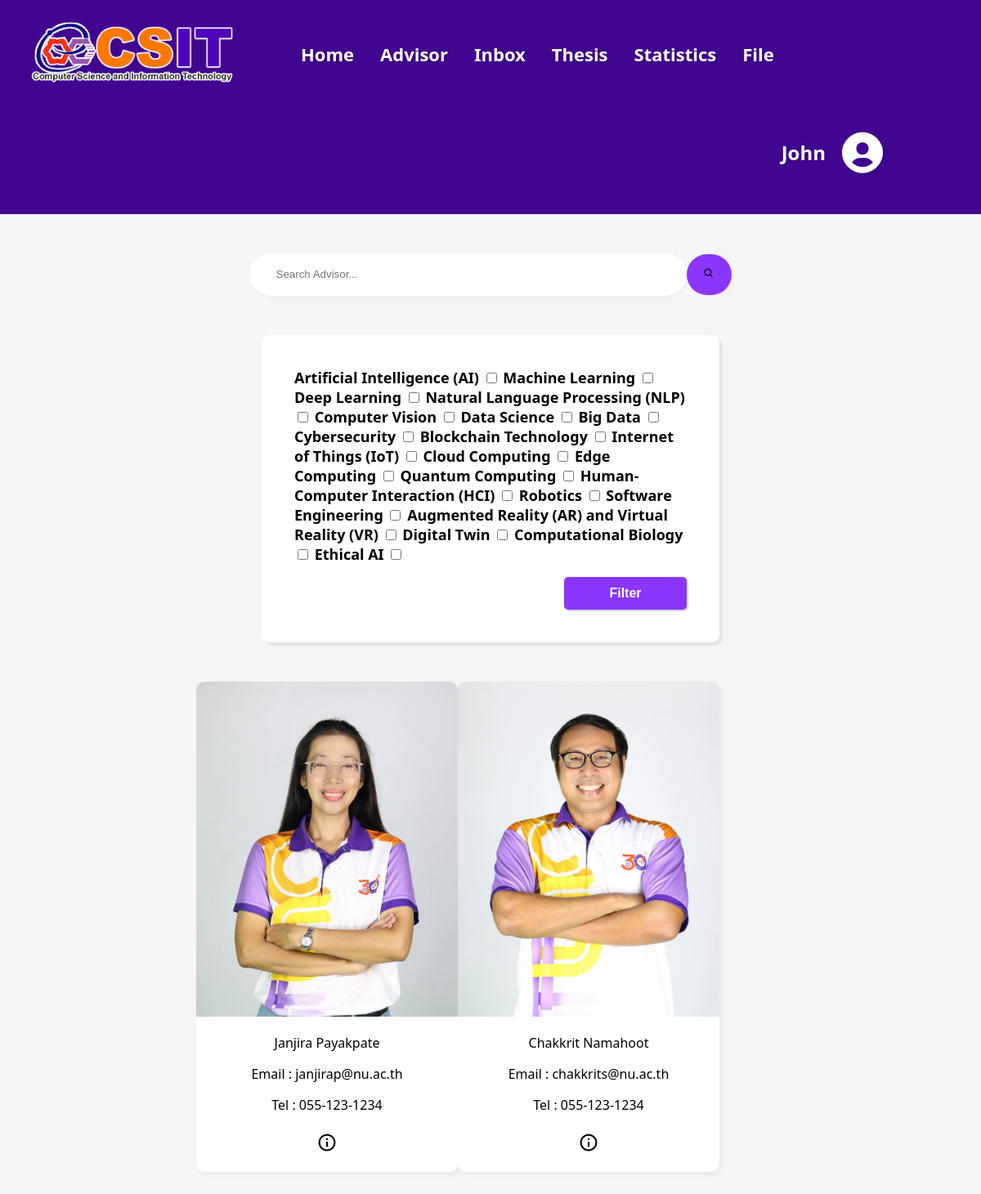
The page /advisor (signed in) on the database its author committed.
### tables this page shows
CREATE TABLE `advisor_profile` (
  `id` int(11) NOT NULL,
  `advisor_id` varchar(50) NOT NULL,
  `expertise` longtext NOT NULL CHECK (json_valid(`expertise`)),
  `interests` text NOT NULL,
  `img` text NOT NULL
);

CREATE TABLE `advisor` (
  `id` varchar(50) NOT NULL,
  `first_name` varchar(100) NOT NULL,
  `last_name` varchar(100) NOT NULL,
  `tel` varchar(15) NOT NULL,
  `email` varchar(255) NOT NULL
);

### advisor/index.php (the view, shortened to what this page needs)
<?php
    require('../server.php');
    $search_query = "";
?>
<!DOCTYPE html>
<html lang="en">
<head>
    <link rel="stylesheet" href="style.css">
    <link href='https://unpkg.com/boxicons@2.1.4/css/boxicons.min.css' rel='stylesheet'>
</head>
<body>
    <nav>
        <div class="logo">
            <img src="../CSIT.png" alt="" width="250px">
        </div>
        <ul>
            <li><a href="/AdvisorHub/home">Home</a></li>
            <li><a href='/AdvisorHub/advisor'>Advisor</a></li>
            <li><a href='/AdvisorHub/inbox'>Inbox</a></li>
            <li><a href='/AdvisorHub/thesis/thesis.php'>Thesis</a></li>
            <li><a href='/AdvisorHub/statistics'>Statistics</a></li>
            <li><a href='/AdvisorHub/thesis_resource_list/thesis_resource_list.php'>File</a></li>
        </ul>
        <div class="userProfile">
            <?php
                if(isset($_SESSION['username'])){
                    echo '<h2>'.$_SESSION['username'].'<h2/>';
                    echo "<i class='bx bxs-user-circle' ></i>";
                }
            ?>
        </div>
    </nav>
    <form action="" method="post">
        <div class="search">
            <input type="text" name="search" placeholder="Search Advisor..." value="<?php echo htmlspecialchars($search_query); ?>">
            <button><i class='bx bx-search'></i></button>
        </div>
    </form>
    <div class="filter-wrap">
        <form method='post' class='filter-container'>
        <label for='ai'>Artificial Intelligence (AI)</label>
        <input type='checkbox' id='ai' class='filter-checkbox' name='expertise[]' value='Artificial Intelligence (AI)'>
        <label for='ml'>Machine Learning</label>
        <input type='checkbox' id='ml' class='filter-checkbox' name='expertise[]' value='Machine Learning'>
        <label for='dl'>Deep Learning</label>
        <input type='checkbox' id='dl' class='filter-checkbox' name='expertise[]' value='Deep Learning'>
        <label for='nlp'>Natural Language Processing (NLP)</label>
        <input type='checkbox' id='nlp' class='filter-checkbox' name='expertise[]' value='Natural Language Processing (NLP)'>
        <label for='cv'>Computer Vision</label>
        <input type='checkbox' id='cv' class='filter-checkbox' name='expertise[]' value='Computer Vision'>
        <label for='ds'>Data Science</label>
        <input type='checkbox' id='ds' class='filter-checkbox' name='expertise[]' value='Data Science'>
        <label for='bigdata'>Big Data</label>
        <input type='checkbox' id='bigdata' class='filter-checkbox' name='expertise[]' value='Big Data'>
        <label for='cyber'>Cybersecurity</label>
        <input type='checkbox' id='cyber' class='filter-checkbox' name='expertise[]' value='Cybersecurity'>
        <label for='blockchain'>Blockchain Technology</label>
        <input type='checkbox' id='blockchain' class='filter-checkbox' name='expertise[]' value='Blockchain Technology'>
        <label for='iot'>Internet of Things (IoT)</label>
        <input type='checkbox' id='iot' class='filter-checkbox' name='expertise[]' value='Internet of Things (IoT)'>
        <label for='cloud'>Cloud Computing</label>
        <input type='checkbox' id='cloud' class='filter-checkbox' name='expertise[]' value='Cloud Computing'>
        <label for='edge'>Edge Computing</label>
        <input type='checkbox' id='edge' class='filter-checkbox' name='expertise[]' value='Edge Computing'>
        <label for='quantum'>Quantum Computing</label>
        <input type='checkbox' id='quantum' class='filter-checkbox' name='expertise[]' value='Quantum Computing'>
        <label for='hci'>Human-Computer Interaction (HCI)</label>
        <input type='checkbox' id='hci' class='filter-checkbox' name='expertise[]' value='Human-Computer Interaction (HCI)'>
        <label for='robotics'>Robotics</label>
        <input type='checkbox' id='robotics' class='filter-checkbox' name='expertise[]' value='Robotics'>
        <label for='software'>Software Engineering</label>
        <input type='checkbox' id='software' class='filter-checkbox' name='expertise[]' value='Software Engineering'>
        <label for='arvr'>Augmented Reality (AR) and Virtual Reality (VR)</label>
        <input type='checkbox' id='arvr' class='filter-checkbox' name='expertise[]' value='Augmented Reality (AR) and Virtual Reality (VR)'>
        <label for='digitwin'>Digital Twin</label>
        <input type='checkbox' id='digitwin' class='filter-checkbox' name='expertise[]' value='Digital Twin'>
        <label for='compbio'>Computational Biology</label>
        <input type='checkbox' id='compbio' class='filter-checkbox' name='expertise[]' value='Computational Biology'>
        <label for='ethicalai'>Ethical AI</label>
        <input type='checkbox' id='ethicalai' class='filter-checkbox' name='expertise[]' value='Ethical AI'>
        <div class="wrapFilterButton">
            <button name="filter" class="filterButton">Filter</button>
        </div>
        </form>
    </div>
    <div class="advisorList">
    <?php
        if ($search_query != ""){
            $sql = "SELECT *
                    FROM advisor a
                    JOIN advisor_profile ap ON a.id = ap.advisor_id
                    WHERE a.first_name LIKE ? OR a.last_name LIKE ? ";
            $stmt = $conn->prepare($sql);
            $search_param = "%" . $search_query . "%";
            $stmt->bind_param("ss", $search_param, $search_param);
            $stmt->execute();
            $result = $stmt->get_result();
            }
            else {
                $sql = "SELECT * FROM advisor_profile";
                $result = $conn->query($sql);
            }
            if ($result->num_rows > 0) {
                while($row = $result->fetch_assoc()){
                    $advisor_id = $row['advisor_id'];
                    $img = $row['img'];
                    $sql = "SELECT * FROM advisor WHERE id = '$advisor_id'";
                    $result_advisor = $conn->query($sql);
                    $row_advisor = $result_advisor->fetch_assoc();
                    $first_name = $row_advisor['first_name'];
                    $last_name = $row_advisor['last_name'];
                    $tel = $row_advisor['tel'];
                    $email = $row_advisor['email'];
                    echo "
                    <div class='advisorCard'>
                        <img src='$img' alt=''>
                        <div class='details'>
                            <p>$first_name $last_name</p>
                            <p>Email : $email</p>
                            <p>Tel : $tel</p>
                            <form action='../info/index.php' method='post'>
                                <button name='info' value='$advisor_id'><i class='bx bx-info-circle'></i></button>
                            </form>
                        </div>
                    </div>
                    ";
                }
            } else {
                echo "<p>No advisors found matching your search criteria.</p>";
            }
        ?>
    </div>
</body>
</html>

### advisor/style.css (style rules this page uses)
body { margin: 0; padding: 0; background-color: whitesmoke; font-family: system-ui, -apple-system, "Segoe UI", Roboto, "Helvetica Neue", Arial, "Noto Sans", sans-serif, "Apple Color Emoji", "Segoe UI Emoji", "Segoe UI Symbol", "Noto Color Emoji"; }
nav { display: flex; flex-wrap: wrap; align-items: center; background-color: #410690; padding: 10px 20px; }
nav img { margin: 1rem; }
nav ul { margin-left: 50px; display: flex; flex-wrap: wrap; justify-content: center; align-items: center; padding: 0; list-style: none; }
nav li { margin: 1rem; list-style: none; transition: .1s all ease; }
li a { text-decoration: none; color: rgb(255, 255, 255); font-weight: bold; font-size: 22px; text-shadow: 2px 2px 2px rgba(0, 0, 0, 0.115); transition: .1s all ease; }
.userProfile { color: rgb(255, 255, 255); font-family: system-ui, -apple-system, "Segoe UI", Roboto, "Helvetica Neue", Arial, "Noto Sans", sans-serif, "Apple Color Emoji", "Segoe UI Emoji", "Segoe UI Symbol", "Noto Color Emoji"; font-weight: bold; text-shadow: 2px 2px 2px rgba(0, 0, 0, 0.115); margin-left: auto; margin-right: 5rem; display: flex; justify-content: center; align-items: center; position: relative; }
.bxs-user-circle { font-size: 60px; margin: 15px; color: rgb(255, 255, 255); cursor: pointer; }
.search { display: flex; justify-content: center; align-items: center; margin: 3rem; }
.search input { width: 500px; height: 50px; border-radius: 3rem; border: none; padding-left: 2rem; background-color: rgb(255, 255, 255); transition: all .2s ease; box-shadow: 2px 2px 4px rgba(0, 0, 0, 0.041); }
.search button { border-radius: 3rem; border: none; width: 55px; height: 50px; transition: all .2s ease; background-color: #8b35fd; box-shadow: 2px 2px 4px rgba(0, 0, 0, 0.041); }
.advisorList { margin-left: 15rem ; margin-right: 15rem; display: grid; grid-template-columns: repeat(4, 1fr); font-family: system-ui, -apple-system, "Segoe UI", Roboto, "Helvetica Neue", Arial, "Noto Sans", sans-serif, "Apple Color Emoji", "Segoe UI Emoji", "Segoe UI Symbol", "Noto Color Emoji"; }
.advisorCard { border-radius: 10px; background-color: rgb(255, 255, 255); width: 320px; height: 600px; margin-bottom: 3rem; transition: all .1s ease; box-shadow: 4px 4px 4px rgba(0, 0, 0, 0.041); }
.advisorList img { width: 320px; height: 410px; border-top-left-radius: 10px; border-top-right-radius: 10px; }
.details { text-align: center; margin-left: 1rem; margin-right: 1rem; }
.advisorCard button { font-weight: bold; border: none; border-radius: 3rem; width: 40px; height: 40px; transition: all .1s ease; background-color: rgb(255, 255, 255); cursor: pointer; }
.bx-info-circle { font-size: 25px; }
.filter-wrap { font-family: system-ui, -apple-system, "Segoe UI", Roboto, "Helvetica Neue", Arial, "Noto Sans", sans-serif, "Apple Color Emoji", "Segoe UI Emoji", "Segoe UI Symbol", "Noto Color Emoji"; display: flex; justify-content: center; align-items: center; margin: 3rem; margin-right: 20rem; margin-left: 20rem; background-color: white; padding: 40px; border-radius: 10px; box-shadow: 4px 4px rgba(0, 0, 0, 0.067); }
.filter-container { font-weight: bold; font-size: 18px; }
.filterButton { border: none; border-radius: 5px; background-color: #8b35fd; width: 150px; height: 40px; color:white; font-weight: bold; font-size: 16px; align-items: end; cursor: pointer; transition: all .2s ease ; box-shadow: 2px 2px rgba(0, 0, 0, 0.148); }
.wrapFilterButton { margin-top: 1rem; display: flex; justify-content: end; }

### rows shown on the page
advisor_profile: img (picture), advisor.first_name "Janjira", advisor.last_name "Payakpate", advisor.email "janjirap@nu.ac.th", advisor.tel "055-123-1234"
advisor_profile: img (picture), advisor.first_name "Chakkrit", advisor.last_name "Namahoot", advisor.email "chakkrits@nu.ac.th", advisor.tel "055-123-1234"

### other values the page prints
$_SESSION['username'] "John"
